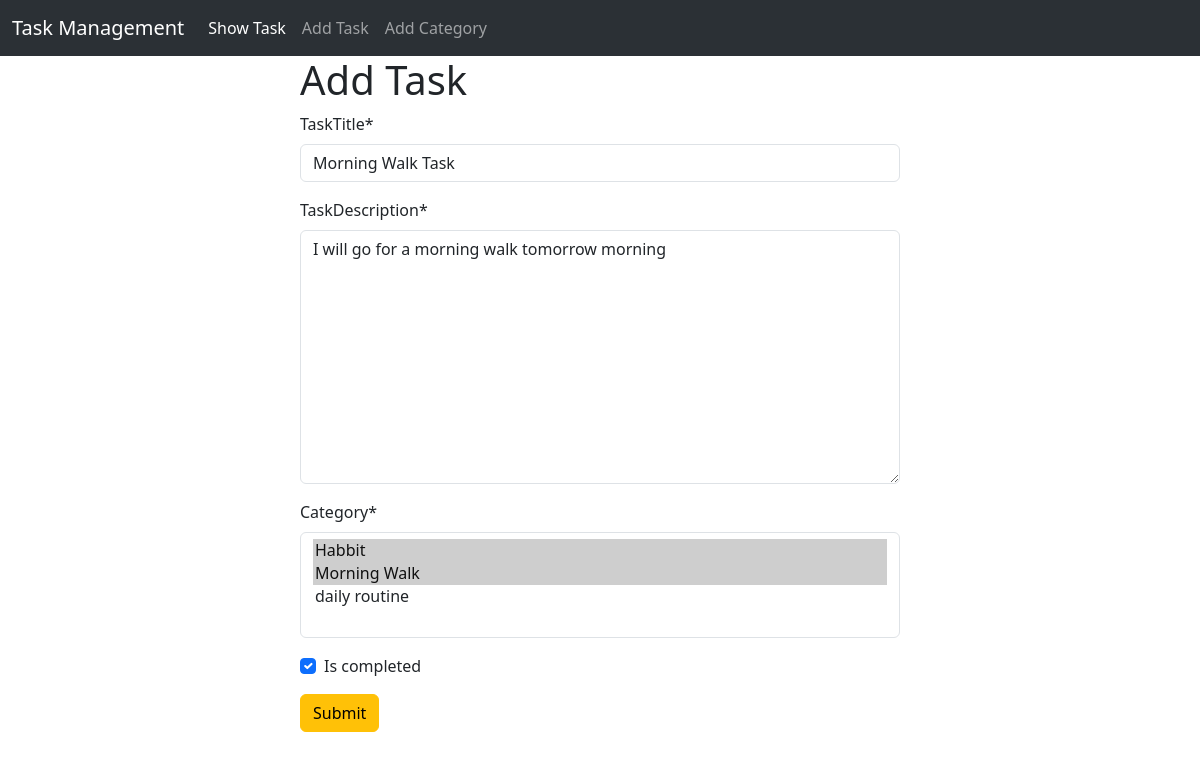
Page /tasks/edit/1 on the earlier database version.
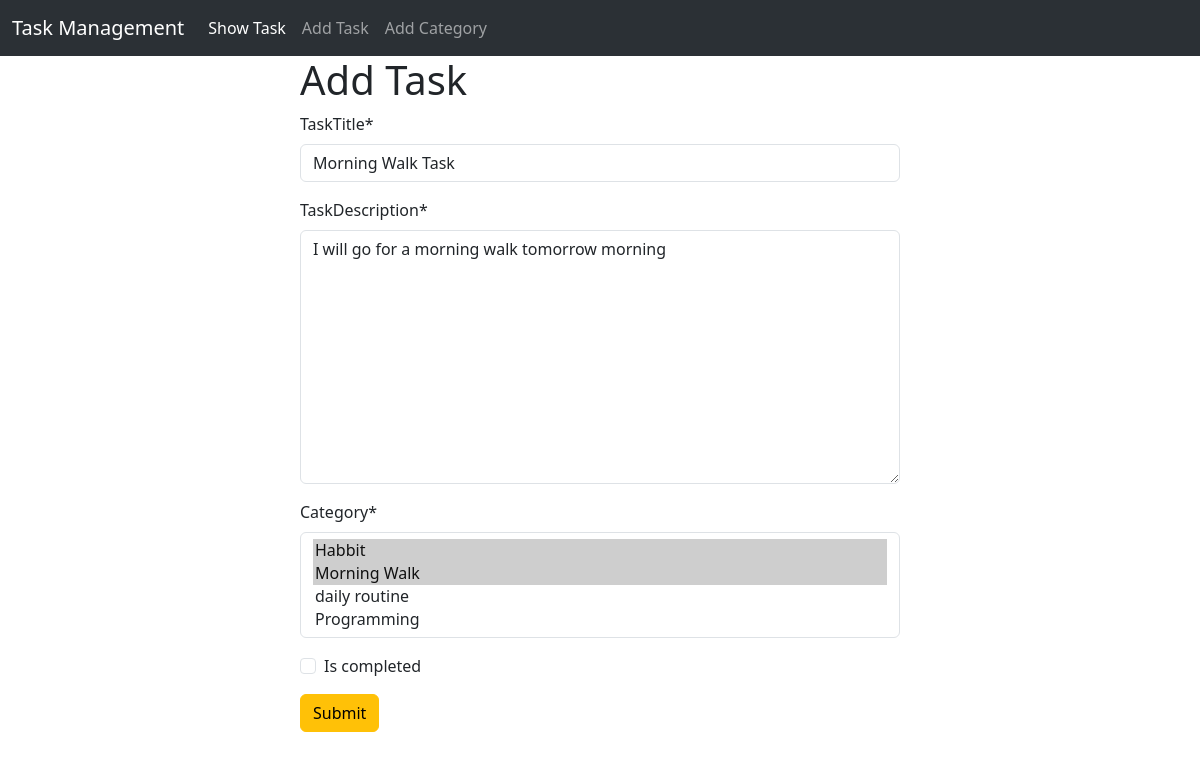
Same page on the later database version.
### tasks/models.py (models this page shows, shortened)
class Task(models.Model):
    taskTitle = models.CharField(max_length=50)
    taskDescription = models.TextField()
    category = models.ManyToManyField(TaskCategory)
    is_completed = models.BooleanField(default=False)
    assignDate = models.DateTimeField(auto_now=True)

### tasks/views.py (the view)
# urls.py: path('edit/<int:id>',views.edit_task, name='edit_task'),
def edit_task(request,id):
    task = models.Task.objects.get(pk=id)
    task_form = forms.TaskForm(instance=task)
    if request.method=='POST':
        task_form = forms.TaskForm(request.POST,instance=task)
        if task_form.is_valid():
            task_form.save()
            return redirect('homepage')
    return render(request, 'add_task.html', {'form':task_form})

### tasks/forms.py
class TaskForm(forms.ModelForm):
    class Meta:
        model = Task
        fields = '__all__'

### taskcategories/models.py (called while the page is built)
    def __str__(self):
        return self.categoryName

### tasks/templates/add_task.html (shortened to what this page needs)
{% extends "base.html" %}
{%load crispy_forms_tags%}
{%block content%}
<form style="width:50%; margin:auto" method='post'>
    <h1>Add Task</h1>
    {{form|crispy}}
    <button class="btn btn-warning" type='submit'>Submit</button>
</form>
{%endblock%}

Differences in the rows shown:
changed Task "Morning Walk Task": is_completed "☑" → "☐"
Other differences:
form field category: "Habbit ☑ / Morning Walk ☑ / daily routine" → "Habbit ☑ / Morning Walk ☑ / daily routine / Programming"
